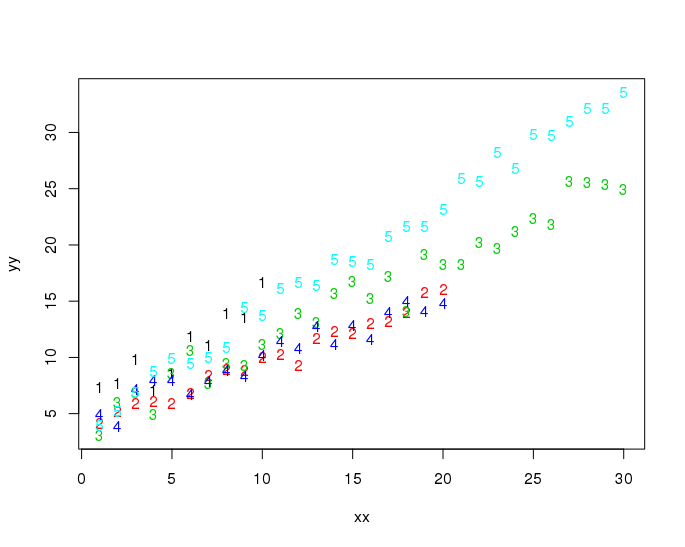

R code for this plot:
# covariance random-effects priors

library(rethinking)

# generate data -----------------------------------------------------------

# number of groups
G <- 5L

# group sizes
nn <- c(10, 20, 30, 20, 30)

# group indicator
gg <- rep(1:G, nn)

table(gg)
# gg
#  1  2  3  4  5 
# 10 20 30 20 30 

N <- length(gg)

# regression coefficients
betas <- matrix(c(5, 1,
                  4, 0.5,
                  3, 0.75,
                  4, 0.5,
                  3, 1), nrow = G, ncol = 2, byrow = TRUE)

betas
#      [,1] [,2]
# [1,]    5 1.00
# [2,]    4 0.50
# [3,]    3 0.75
# [4,]    4 0.50
# [5,]    3 1.00

xx <- NULL
yy <- NULL

for (g in 1:G) {
  x <- 1:nn[g]
  beta0 <- betas[g, 1]
  beta1 <- betas[g, 2]
  y <- beta0 + beta1 * x + rnorm(nn[g], 0.5)
  
  xx <- c(xx, x)
  yy <- c(yy, y)
}

plot(xx, yy, type = "n")
for (g in 1:G) {
  ii <- gg == g
  text(xx[ii], yy[ii], g, col = g)
}

x <- xx
y <- yy

# fit model ---------------------------------------------------------------

model <- stan_model("cov_re.stan")

fit <- stan("cov_re.stan", data = c("N", "G", "x", "y", "gg"))

precis(fit, depth = 2)
#               Mean StdDev lower 0.89 upper 0.89 n_eff Rhat
# beta[1,1]     4.86   0.69       3.78       5.97  3026    1
# beta[1,2]     1.05   0.11       0.87       1.22  3208    1
# beta[2,1]     3.63   0.46       2.91       4.33  4000    1
# beta[2,2]     0.60   0.04       0.54       0.66  4000    1
# beta[3,1]     3.81   0.38       3.21       4.42  4000    1
# beta[3,2]     0.74   0.02       0.71       0.77  4000    1
# beta[4,1]     4.38   0.48       3.66       5.20  3302    1
# beta[4,2]     0.54   0.04       0.48       0.61  3441    1
# beta[5,1]     3.80   0.37       3.16       4.33  3451    1
# beta[5,2]     1.00   0.02       0.97       1.03  4000    1
# L_Omega[1,1]  1.00   0.00       1.00       1.00  4000  NaN
# L_Omega[1,2]  0.00   0.00       0.00       0.00  4000  NaN
# L_Omega[2,1] -0.27   0.31      -0.75       0.22  4000    1
# L_Omega[2,2]  0.91   0.10       0.76       1.00  4000    1
# sigma[1]      1.53   0.66       0.66       2.42  4000    1
# sigma[2]      2.52   1.03       1.15       3.61  4000    1
# sigy          1.03   0.07       0.91       1.15  4000    1
